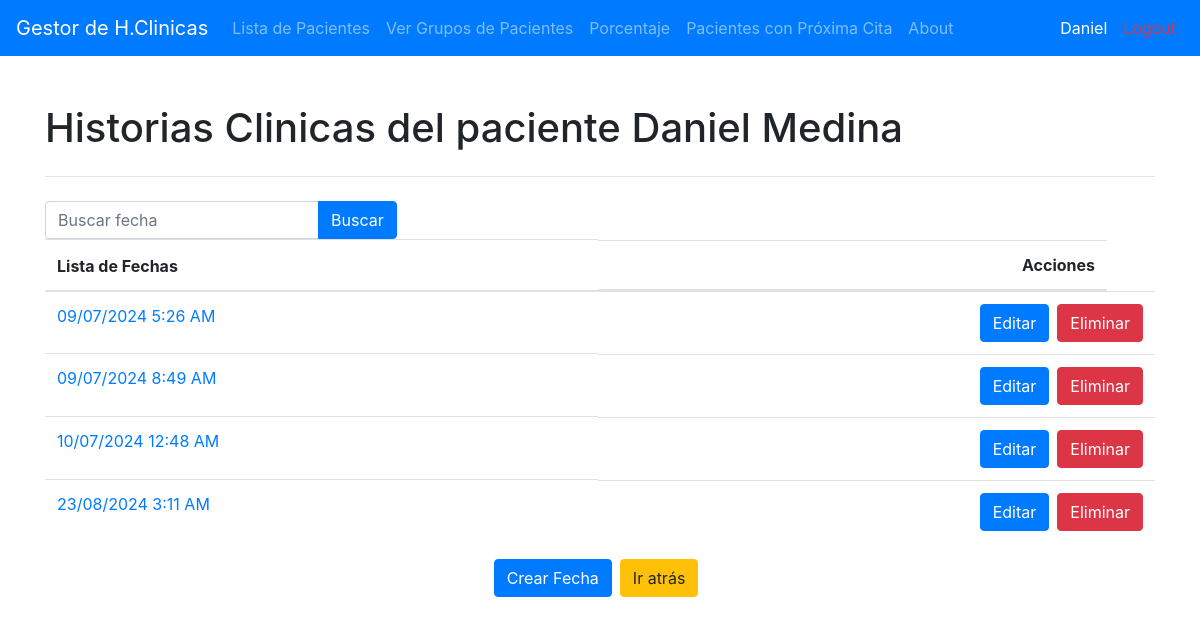
The app's page /pacientes/01111972163/fechas/ (signed in), older data.
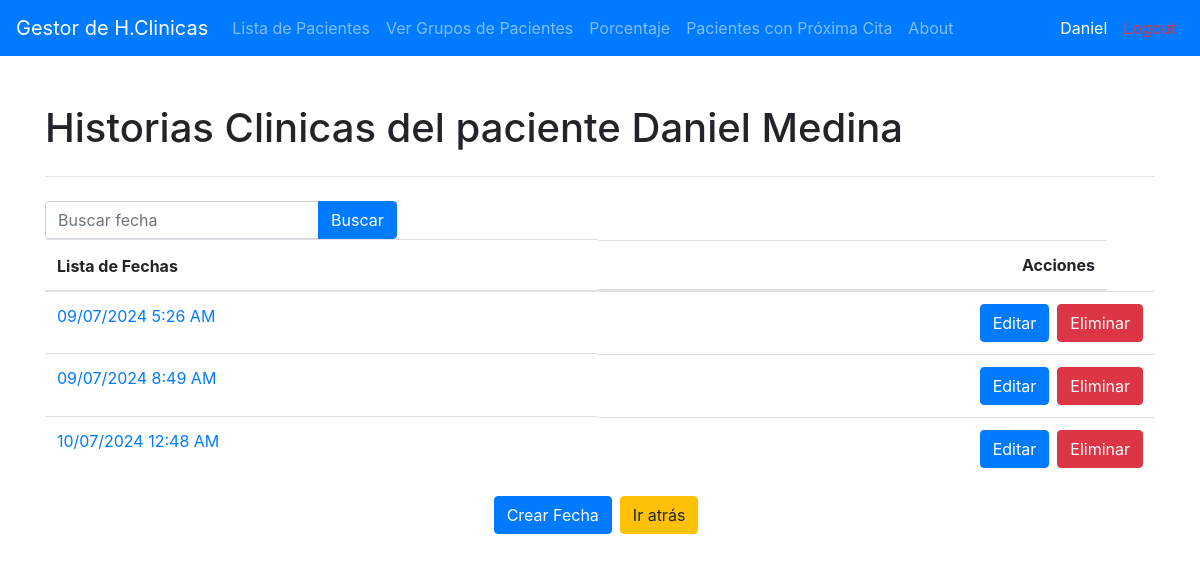
The same page, newer data.
### Historia/models.py (models this page shows, shortened)
class Fecha(models.Model):
    id = models.IntegerField(primary_key=True)
    fecha_inicial = models.DateTimeField()
    paciente = models.ForeignKey(Paciente, on_delete=models.CASCADE, related_name='fechas')

### Historia/views/fechas.py (the view)
# urls.py: path('pacientes/<str:pk>/fechas/', fechas.ver_fechas_paciente, name='ver_fechas_paciente'),
@login_required(login_url="/")
def ver_fechas_paciente(request, pk):
    paciente = get_object_or_404(Paciente, pk=pk)
    search_query = request.GET.get('search', '')
    if search_query:
        try:
            search_date = datetime.strptime(search_query, '%d/%m/%Y')
            fechas = Fecha.objects.filter(paciente=paciente, fecha_inicial__date=search_date.date(), fecha_inicial__time=search_date.time())
        except ValueError:
            fechas = Fecha.objects.filter(paciente=paciente, fecha_inicial__icontains=search_query)
    else:
        fechas = Fecha.objects.filter(paciente=paciente)
    context = {
        'paciente': paciente,
        'fechas': fechas,
        'search_query': search_query
    }
    return render(request, 'fechas/fechas_paciente.html', context)

### Historia/templates/fechas/fechas_paciente.html
{% extends 'base.html' %}
{% block content %}
<h1>Historias Clinicas del paciente {{ paciente.nombre }} {{ paciente.apellidos }}</h1>
<hr class="my-4" />
<div>
	<form action="{% url 'ver_fechas_paciente' paciente.pk %}" method="get" class="form-inline">
		<div class="input-group">
			<input type="text" class="form-control" name="search" placeholder="Buscar fecha" value="{{ search_query }}">
			<div class="input-group-append">
				<button class="btn btn-primary" type="submit">Buscar</button>
			</div>
		</div>
	</form>
</div>
<table class="table">
    <thead>
        <tr>
            <th>Lista de Fechas</th>
            {% if perms.Historia.change_fecha %}
            <th class="d-flex justify-content-end mr-5">Acciones</th>
            {% endif %}
        </tr>
    </thead>
    <tbody>
        {% for fecha in fechas %}
        <tr>
            <td>
                <a href="{% url 'ver_egeneral' paciente.pk fecha.pk %}">{{ fecha.fecha_inicial|date:"d/m/Y  g:i A" }}</a>
            </td>
            {% if perms.Historia.change_fecha %}
            <td class="d-flex justify-content-end">
                <a class="btn btn-primary mr-2" href="{% url 'editar_fecha_paciente' paciente.pk fecha.pk %}">Editar</a>
                <a class="btn btn-danger" href="{% url 'eliminar_fecha_paciente' paciente.pk fecha.pk %}">Eliminar</a>
            </td>
            {% endif %}
        </tr>
        {% endfor %}
    </tbody>
</table>
<div class="d-flex justify-content-center">
    {% if perms.Historia.change_fecha %}
	<a class="btn btn-primary mr-2" href="{% url 'crear_fecha_paciente' paciente.pk %}"
	>Crear Fecha</a
	>
    {% endif %}
	<a class="btn btn-warning mr-2" href="{% url 'lista_pacientes' %}" class="back-button">Ir atrás</a>
	</div>
</div>
{% endblock %}

Row changes from the older to the newer data that the page shows:
removed Fecha: fecha_inicial "23/08/2024 3:11 AM"
